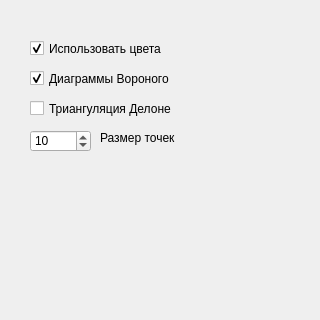
<?xml version="1.0" encoding="UTF-8"?>
<ui version="4.0">
 <class>SettingsForm</class>
 <widget class="QWidget" name="SettingsForm">
  <property name="geometry">
   <rect>
    <x>0</x>
    <y>0</y>
    <width>320</width>
    <height>320</height>
   </rect>
  </property>
  <property name="windowTitle">
   <string>Settings</string>
  </property>
  <widget class="QCheckBox" name="colorsOn">
   <property name="geometry">
    <rect>
     <x>30</x>
     <y>40</y>
     <width>261</width>
     <height>17</height>
    </rect>
   </property>
   <property name="sizePolicy">
    <sizepolicy hsizetype="Maximum" vsizetype="Fixed">
     <horstretch>0</horstretch>
     <verstretch>0</verstretch>
    </sizepolicy>
   </property>
   <property name="text">
    <string>Использовать цвета</string>
   </property>
   <property name="checked">
    <bool>true</bool>
   </property>
  </widget>
  <widget class="QCheckBox" name="showVoronoi">
   <property name="geometry">
    <rect>
     <x>30</x>
     <y>70</y>
     <width>261</width>
     <height>17</height>
    </rect>
   </property>
   <property name="sizePolicy">
    <sizepolicy hsizetype="Maximum" vsizetype="Fixed">
     <horstretch>0</horstretch>
     <verstretch>0</verstretch>
    </sizepolicy>
   </property>
   <property name="text">
    <string>Диаграммы Вороного</string>
   </property>
   <property name="checked">
    <bool>true</bool>
   </property>
  </widget>
  <widget class="QCheckBox" name="showDelaunay">
   <property name="geometry">
    <rect>
     <x>30</x>
     <y>100</y>
     <width>261</width>
     <height>17</height>
    </rect>
   </property>
   <property name="sizePolicy">
    <sizepolicy hsizetype="Maximum" vsizetype="Fixed">
     <horstretch>0</horstretch>
     <verstretch>0</verstretch>
    </sizepolicy>
   </property>
   <property name="text">
    <string>Триангуляция Делоне</string>
   </property>
  </widget>
  <widget class="QSpinBox" name="pointSize">
   <property name="geometry">
    <rect>
     <x>30</x>
     <y>130</y>
     <width>61</width>
     <height>22</height>
    </rect>
   </property>
   <property name="value">
    <number>10</number>
   </property>
  </widget>
  <widget class="QLabel" name="label">
   <property name="geometry">
    <rect>
     <x>100</x>
     <y>130</y>
     <width>221</width>
     <height>16</height>
    </rect>
   </property>
   <property name="sizePolicy">
    <sizepolicy hsizetype="Maximum" vsizetype="Preferred">
     <horstretch>0</horstretch>
     <verstretch>0</verstretch>
    </sizepolicy>
   </property>
   <property name="text">
    <string>Размер точек</string>
   </property>
  </widget>
 </widget>
 <resources/>
 <connections/>
</ui>
